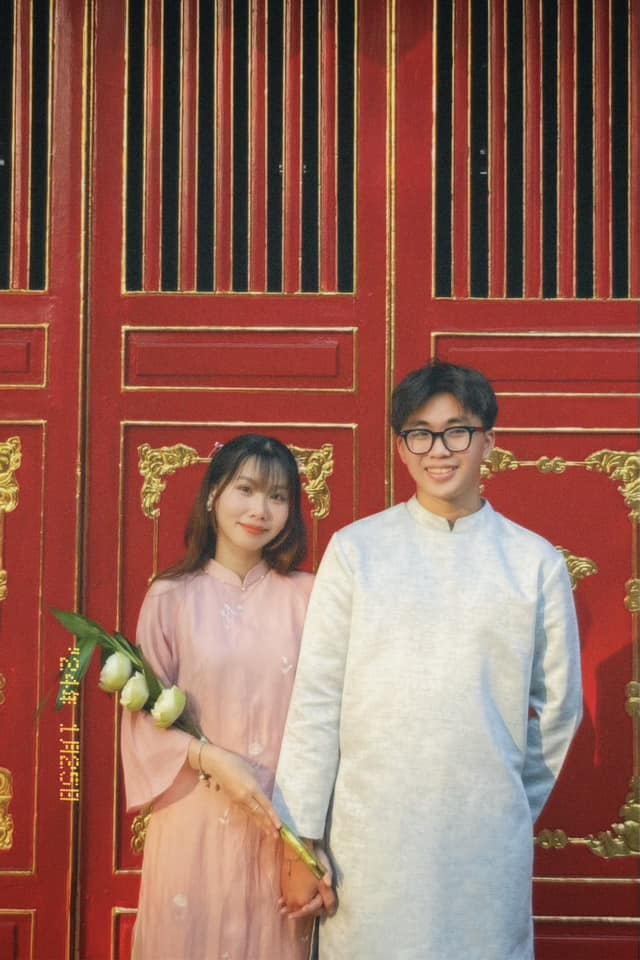
#> input picture face_detection.jpg, 640 x 960 px
$ python sift_flann.py
#> lines starting #> are read from the running program, lines starting #| are printed output that depends on the picture
import numpy as np
import cv2 as cv
import matplotlib.pyplot as plt

img1 = cv.imread('face_detection.jpg',cv.IMREAD_GRAYSCALE) # queryImage
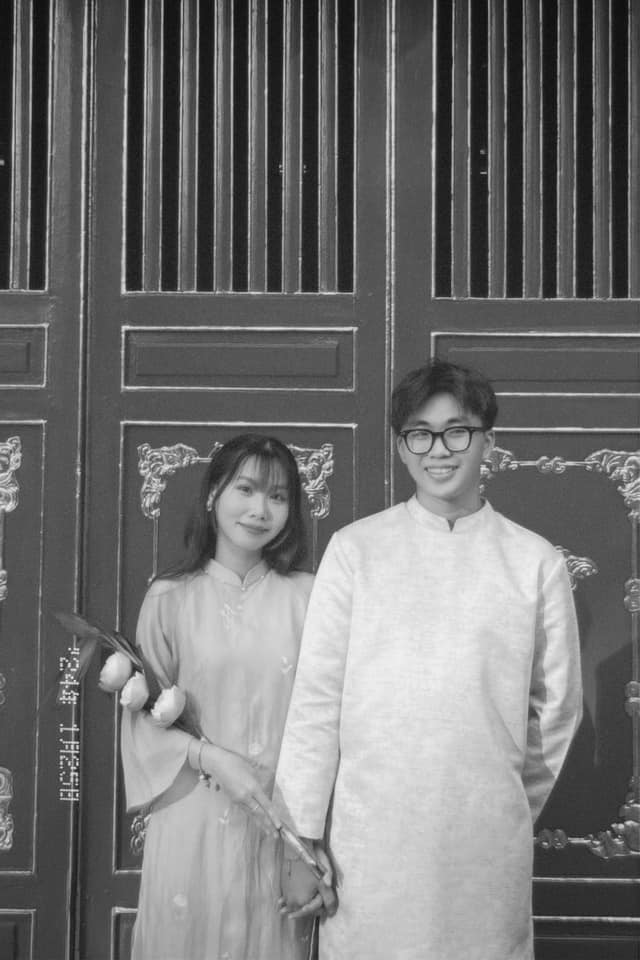
#> img1: shape (960, 640); min 8, max 243, mean 114.3
img2 = cv.imread('face.jpg',cv.IMREAD_GRAYSCALE) # trainImage
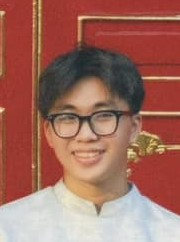
#> input picture face.jpg, 180 x 242 px
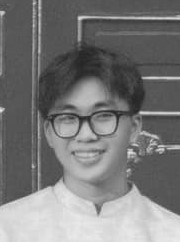
#> img2: shape (242, 180); min 34, max 234, mean 121.2

# Initiate SIFT detector
sift = cv.SIFT_create()
# chỉnh số lượng các keypoint dư thừa chỉ nên tồn tại 1 vài cái trên cùng 1 cạnh
sift.setContrastThreshold(0.03)
sift.setEdgeThreshold(5)
# find the keypoints and descriptors with SIFT
kp1, des1 = sift.detectAndCompute(img1,None)
#> kp1 = 1405 keypoints; strongest (x, y, size): (61, 665, 2.1), (61, 779, 2.1), (77, 780, 1.9), (69, 665, 2.4)
kp2, des2 = sift.detectAndCompute(img2,None)
#> kp2 = 139 keypoints; strongest (x, y, size): (80, 18, 3.3), (141, 113, 3), (88, 94, 18.8), (130, 152, 4.1)

# FLANN parameters
FLANN_INDEX_KDTREE = 1
index_params = dict(algorithm = FLANN_INDEX_KDTREE, trees = 5)
search_params = dict(checks=50) # or pass empty dictionary

flann = cv.FlannBasedMatcher(index_params,search_params)

matches = flann.knnMatch(des1,des2,k=2)
#> matches = 1405 matches

# Need to draw only good matches, so create a mask
matchesMask = [[0,0] for i in range(len(matches))]
#> matchesMask = 1405 pairs, first value 0 to 0, second value 0 to 0

# ratio test as per Lowe's paper
for i,(m,n) in enumerate(matches):
 if m.distance < 0.1*n.distance:
    matchesMask[i]=[1,0]
#> after the loop, matchesMask = 1405 pairs, first value 0 to 1, second value 0 to 0

draw_params = dict(matchColor = (0,255,0),
singlePointColor = (255,0,0),
matchesMask = matchesMask,
flags = cv.DrawMatchesFlags_DEFAULT)
#> draw_params = 4 items

img3 = cv.drawMatchesKnn(img1,kp1,img2,kp2,matches,None,**draw_params)
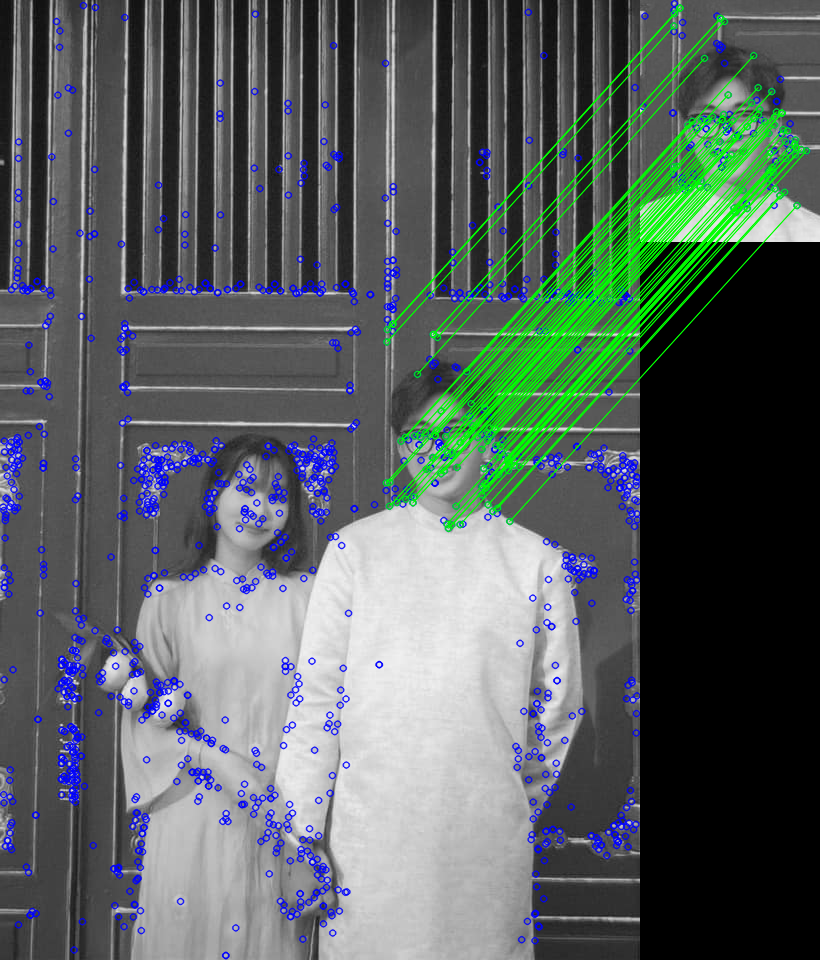
#> img3: shape (960, 820, 3); mean of channels 0, 1, 2 96.2, 98, 88.2; drawn as B, G, R

plt.imshow(img3,),plt.show()
